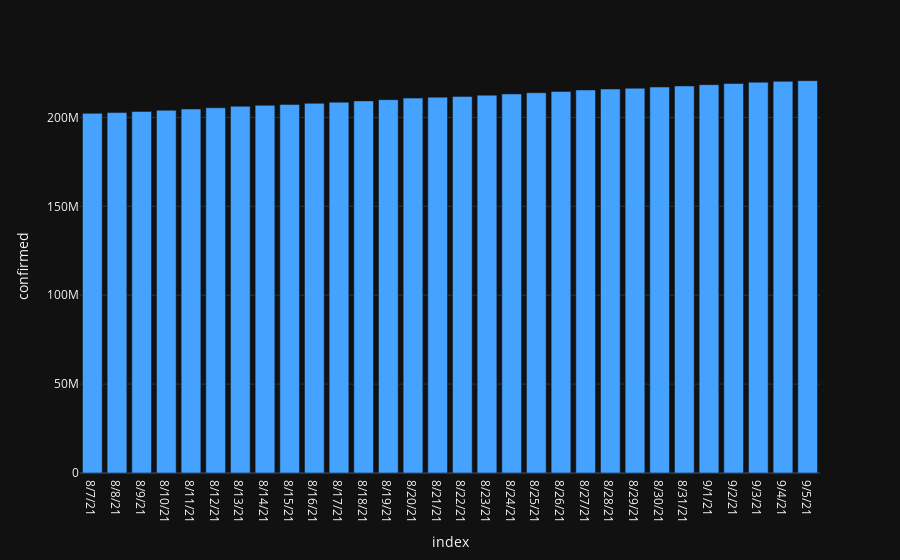

Notebook cell for this chart:
### Code cell
get_plot(df["confirmed"][-30:],"cases")

### Figure 1 — Plotly figure (JSON) as saved in the notebook; plotly's stock layout.template omitted (floating-point values rounded to 4 significant figures)
{"data": [{"alignmentgroup": "True", "hovertemplate": "index=%{x}<br>confirmed=%{y}<extra></extra>", "legendgroup": "", "marker": {"color": "#45a2ff", "pattern": {"shape": ""}}, "name": "", "offsetgroup": "", "orientation": "v", "showlegend": false, "textposition": "auto", "type": "bar", "x": ["8/7/21", "8/8/21", "8/9/21", "8/10/21", "8/11/21", "8/12/21", "8/13/21", "8/14/21", "8/15/21", "8/16/21", "8/17/21", "8/18/21", "8/19/21", "8/20/21", "8/21/21", "8/22/21", "8/23/21", "8/24/21", "8/25/21", "8/26/21", "8/27/21", "8/28/21", "8/29/21", "8/30/21", "8/31/21", "9/1/21", "9/2/21", "9/3/21", "9/4/21", "9/5/21"], "xaxis": "x", "y": [202291546, 202728865, 203388859, 204023094, 204730073, 205415100, 206281631, 206808463, 207268560, 207938306, 208597219, 209304538, 210001108, 210864805, 211400783, 211844267, 212541347, 213206303, 213915140, 214627582, 215452320, 215991185, 216433910, 217119865, 217708315, 218431264, 219062869, 219821446, 220282354, 220689611], "yaxis": "y"}], "layout": {"barmode": "relative", "legend": {"tracegroupgap": 0}, "margin": {"t": 60}, "xaxis": {"anchor": "y", "domain": [0, 1], "title": {"text": "index"}}, "yaxis": {"anchor": "x", "domain": [0, 1], "title": {"text": "confirmed"}}}}
